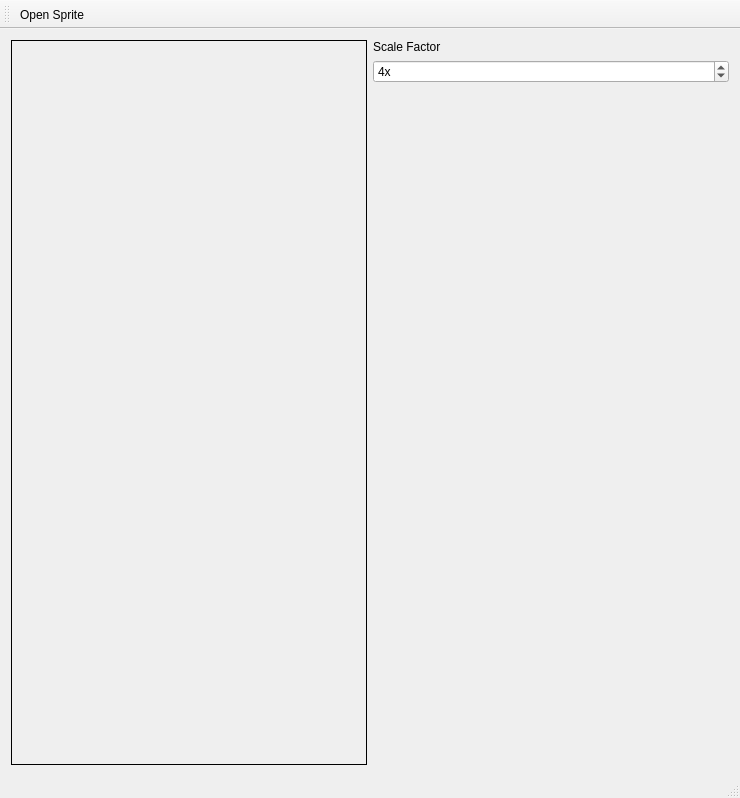
<?xml version="1.0" encoding="UTF-8"?>
<ui version="4.0">
 <class>MainWindow</class>
 <widget class="QMainWindow" name="MainWindow">
  <property name="geometry">
   <rect>
    <x>0</x>
    <y>0</y>
    <width>740</width>
    <height>798</height>
   </rect>
  </property>
  <property name="windowTitle">
   <string>MainWindow</string>
  </property>
  <widget class="QWidget" name="centralWidget">
   <layout class="QVBoxLayout" name="verticalLayout">
    <item>
     <layout class="QHBoxLayout" name="horizontalLayout">
      <item>
       <layout class="QVBoxLayout" name="verticalLayout_2">
        <item>
         <widget class="SpriteArea" name="labelSpriteArea">
          <property name="sizePolicy">
           <sizepolicy hsizetype="Preferred" vsizetype="Preferred">
            <horstretch>0</horstretch>
            <verstretch>0</verstretch>
           </sizepolicy>
          </property>
          <property name="minimumSize">
           <size>
            <width>0</width>
            <height>0</height>
           </size>
          </property>
          <property name="sizeIncrement">
           <size>
            <width>0</width>
            <height>0</height>
           </size>
          </property>
          <property name="frameShape">
           <enum>QFrame::Box</enum>
          </property>
          <property name="midLineWidth">
           <number>1</number>
          </property>
          <property name="text">
           <string/>
          </property>
          <property name="pixmap">
           <pixmap resource="sprites.qrc">:/images/firefox.png</pixmap>
          </property>
          <property name="scaledContents">
           <bool>false</bool>
          </property>
          <property name="alignment">
           <set>Qt::AlignCenter</set>
          </property>
         </widget>
        </item>
       </layout>
      </item>
      <item>
       <layout class="QVBoxLayout" name="verticalLayout_3">
        <item>
         <widget class="QLabel" name="label_2">
          <property name="text">
           <string>Scale Factor</string>
          </property>
         </widget>
        </item>
        <item>
         <widget class="QSpinBox" name="spinnerScale">
          <property name="suffix">
           <string>x</string>
          </property>
          <property name="prefix">
           <string/>
          </property>
          <property name="minimum">
           <number>1</number>
          </property>
          <property name="maximum">
           <number>16</number>
          </property>
          <property name="singleStep">
           <number>1</number>
          </property>
          <property name="value">
           <number>4</number>
          </property>
          <property name="displayIntegerBase">
           <number>10</number>
          </property>
         </widget>
        </item>
        <item>
         <spacer name="verticalSpacer">
          <property name="orientation">
           <enum>Qt::Vertical</enum>
          </property>
          <property name="sizeHint" stdset="0">
           <size>
            <width>20</width>
            <height>40</height>
           </size>
          </property>
         </spacer>
        </item>
       </layout>
      </item>
     </layout>
    </item>
   </layout>
  </widget>
  <widget class="QMenuBar" name="menuBar">
   <property name="geometry">
    <rect>
     <x>0</x>
     <y>0</y>
     <width>740</width>
     <height>19</height>
    </rect>
   </property>
  </widget>
  <widget class="QToolBar" name="mainToolBar">
   <attribute name="toolBarArea">
    <enum>TopToolBarArea</enum>
   </attribute>
   <attribute name="toolBarBreak">
    <bool>false</bool>
   </attribute>
   <addaction name="actionOpenSprite"/>
  </widget>
  <widget class="QStatusBar" name="statusBar"/>
  <action name="actionOpenSprite">
   <property name="text">
    <string>Open Sprite</string>
   </property>
   <property name="shortcut">
    <string>Ctrl+L</string>
   </property>
  </action>
 </widget>
 <layoutdefault spacing="6" margin="11"/>
 <customwidgets>
  <customwidget>
   <class>SpriteArea</class>
   <extends>QLabel</extends>
   <header>spritearea.h</header>
  </customwidget>
 </customwidgets>
 <resources>
  <include location="sprites.qrc"/>
 </resources>
 <connections/>
</ui>
